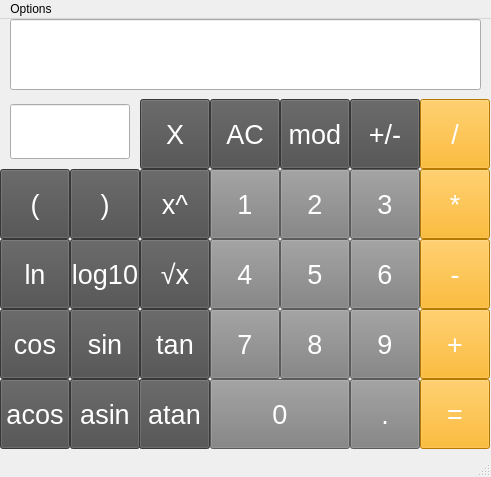
<?xml version="1.0" encoding="UTF-8"?>
<ui version="4.0">
 <class>MainWindow</class>
 <widget class="QMainWindow" name="MainWindow">
  <property name="geometry">
   <rect>
    <x>0</x>
    <y>0</y>
    <width>491</width>
    <height>477</height>
   </rect>
  </property>
  <property name="sizePolicy">
   <sizepolicy hsizetype="Fixed" vsizetype="Fixed">
    <horstretch>0</horstretch>
    <verstretch>0</verstretch>
   </sizepolicy>
  </property>
  <property name="windowTitle">
   <string>MainWindow</string>
  </property>
  <widget class="QWidget" name="centralwidget">
   <widget class="QPushButton" name="pushButton_1">
    <property name="geometry">
     <rect>
      <x>210</x>
      <y>150</y>
      <width>70</width>
      <height>70</height>
     </rect>
    </property>
    <property name="font">
     <font>
      <pointsize>20</pointsize>
     </font>
    </property>
    <property name="styleSheet">
     <string notr="true">QPushButton {
  background-color: rgb(128, 128, 128);
  color: white;
}
</string>
    </property>
    <property name="text">
     <string>1</string>
    </property>
   </widget>
   <widget class="QPushButton" name="pushButton_2">
    <property name="geometry">
     <rect>
      <x>280</x>
      <y>150</y>
      <width>70</width>
      <height>70</height>
     </rect>
    </property>
    <property name="font">
     <font>
      <pointsize>20</pointsize>
     </font>
    </property>
    <property name="styleSheet">
     <string notr="true">QPushButton {
  background-color: rgb(128, 128, 128);
  color: white;
}
</string>
    </property>
    <property name="text">
     <string>2</string>
    </property>
   </widget>
   <widget class="QPushButton" name="pushButton_3">
    <property name="geometry">
     <rect>
      <x>350</x>
      <y>150</y>
      <width>70</width>
      <height>70</height>
     </rect>
    </property>
    <property name="font">
     <font>
      <pointsize>20</pointsize>
     </font>
    </property>
    <property name="styleSheet">
     <string notr="true">QPushButton {
  background-color: rgb(128, 128, 128);
  color: white;
}
</string>
    </property>
    <property name="text">
     <string>3</string>
    </property>
   </widget>
   <widget class="QPushButton" name="pushButton_6">
    <property name="geometry">
     <rect>
      <x>350</x>
      <y>220</y>
      <width>70</width>
      <height>70</height>
     </rect>
    </property>
    <property name="font">
     <font>
      <pointsize>20</pointsize>
     </font>
    </property>
    <property name="styleSheet">
     <string notr="true">QPushButton {
  background-color: rgb(128, 128, 128);
  color: white;
}
</string>
    </property>
    <property name="text">
     <string>6</string>
    </property>
   </widget>
   <widget class="QPushButton" name="pushButton_4">
    <property name="geometry">
     <rect>
      <x>210</x>
      <y>220</y>
      <width>70</width>
      <height>70</height>
     </rect>
    </property>
    <property name="font">
     <font>
      <pointsize>20</pointsize>
     </font>
    </property>
    <property name="styleSheet">
     <string notr="true">QPushButton {
  background-color: rgb(128, 128, 128);
  color: white;
}
</string>
    </property>
    <property name="text">
     <string>4</string>
    </property>
   </widget>
   <widget class="QPushButton" name="pushButton_5">
    <property name="geometry">
     <rect>
      <x>280</x>
      <y>220</y>
      <width>70</width>
      <height>70</height>
     </rect>
    </property>
    <property name="font">
     <font>
      <pointsize>20</pointsize>
     </font>
    </property>
    <property name="styleSheet">
     <string notr="true">QPushButton {
  background-color: rgb(128, 128, 128);
  color: white;
}
</string>
    </property>
    <property name="text">
     <string>5</string>
    </property>
   </widget>
   <widget class="QPushButton" name="pushButton_9">
    <property name="geometry">
     <rect>
      <x>350</x>
      <y>290</y>
      <width>70</width>
      <height>70</height>
     </rect>
    </property>
    <property name="font">
     <font>
      <pointsize>20</pointsize>
     </font>
    </property>
    <property name="styleSheet">
     <string notr="true">QPushButton {
  background-color: rgb(128, 128, 128);
  color: white;
}
</string>
    </property>
    <property name="text">
     <string>9</string>
    </property>
   </widget>
   <widget class="QPushButton" name="pushButton_7">
    <property name="geometry">
     <rect>
      <x>210</x>
      <y>290</y>
      <width>70</width>
      <height>70</height>
     </rect>
    </property>
    <property name="font">
     <font>
      <pointsize>20</pointsize>
     </font>
    </property>
    <property name="styleSheet">
     <string notr="true">QPushButton {
  background-color: rgb(128, 128, 128);
  color: white;
}
</string>
    </property>
    <property name="text">
     <string>7</string>
    </property>
   </widget>
   <widget class="QPushButton" name="pushButton_8">
    <property name="geometry">
     <rect>
      <x>280</x>
      <y>290</y>
      <width>70</width>
      <height>70</height>
     </rect>
    </property>
    <property name="font">
     <font>
      <pointsize>20</pointsize>
     </font>
    </property>
    <property name="styleSheet">
     <string notr="true">QPushButton {
  background-color: rgb(128, 128, 128);
  color: white;
}
</string>
    </property>
    <property name="text">
     <string>8</string>
    </property>
   </widget>
   <widget class="QPushButton" name="pushButton_point">
    <property name="geometry">
     <rect>
      <x>350</x>
      <y>360</y>
      <width>70</width>
      <height>70</height>
     </rect>
    </property>
    <property name="font">
     <font>
      <pointsize>20</pointsize>
     </font>
    </property>
    <property name="styleSheet">
     <string notr="true">QPushButton {
  background-color: rgb(128, 128, 128);
  color: white;
}
</string>
    </property>
    <property name="text">
     <string>.</string>
    </property>
   </widget>
   <widget class="QPushButton" name="pushButton_0">
    <property name="geometry">
     <rect>
      <x>210</x>
      <y>360</y>
      <width>140</width>
      <height>70</height>
     </rect>
    </property>
    <property name="font">
     <font>
      <pointsize>20</pointsize>
     </font>
    </property>
    <property name="styleSheet">
     <string notr="true">QPushButton {
  background-color: rgb(128, 128, 128);
  color: white;
}
</string>
    </property>
    <property name="text">
     <string>0</string>
    </property>
   </widget>
   <widget class="QPushButton" name="pushButton_minus">
    <property name="geometry">
     <rect>
      <x>420</x>
      <y>220</y>
      <width>70</width>
      <height>70</height>
     </rect>
    </property>
    <property name="font">
     <font>
      <pointsize>20</pointsize>
     </font>
    </property>
    <property name="styleSheet">
     <string notr="true">QPushButton {
  background-color: rgb(255, 170, 0);
  color: white;
}
</string>
    </property>
    <property name="text">
     <string>-</string>
    </property>
   </widget>
   <widget class="QPushButton" name="pushButton_multi">
    <property name="geometry">
     <rect>
      <x>420</x>
      <y>150</y>
      <width>70</width>
      <height>70</height>
     </rect>
    </property>
    <property name="font">
     <font>
      <pointsize>20</pointsize>
     </font>
    </property>
    <property name="styleSheet">
     <string notr="true">QPushButton {
  background-color: rgb(255, 170, 0);
  color: white;
}
</string>
    </property>
    <property name="text">
     <string>*</string>
    </property>
   </widget>
   <widget class="QPushButton" name="pushButton_plus">
    <property name="geometry">
     <rect>
      <x>420</x>
      <y>290</y>
      <width>70</width>
      <height>70</height>
     </rect>
    </property>
    <property name="font">
     <font>
      <pointsize>20</pointsize>
     </font>
    </property>
    <property name="styleSheet">
     <string notr="true">QPushButton {
  background-color: rgb(255, 170, 0);
  color: white;
}
</string>
    </property>
    <property name="text">
     <string>+</string>
    </property>
   </widget>
   <widget class="QPushButton" name="pushButton_res">
    <property name="geometry">
     <rect>
      <x>420</x>
      <y>360</y>
      <width>70</width>
      <height>70</height>
     </rect>
    </property>
    <property name="font">
     <font>
      <pointsize>20</pointsize>
     </font>
    </property>
    <property name="styleSheet">
     <string notr="true">QPushButton {
  background-color: rgb(255, 170, 0);
  color: white;
}
</string>
    </property>
    <property name="text">
     <string>=</string>
    </property>
   </widget>
   <widget class="QPushButton" name="pushButton_un_minus">
    <property name="geometry">
     <rect>
      <x>350</x>
      <y>80</y>
      <width>70</width>
      <height>70</height>
     </rect>
    </property>
    <property name="font">
     <font>
      <pointsize>20</pointsize>
     </font>
    </property>
    <property name="styleSheet">
     <string notr="true">QPushButton {
  background-color: rgb(77, 77, 77);
  color: white;
}
</string>
    </property>
    <property name="text">
     <string>+/-</string>
    </property>
   </widget>
   <widget class="QPushButton" name="pushButton_reset">
    <property name="geometry">
     <rect>
      <x>210</x>
      <y>80</y>
      <width>70</width>
      <height>70</height>
     </rect>
    </property>
    <property name="font">
     <font>
      <pointsize>20</pointsize>
     </font>
    </property>
    <property name="styleSheet">
     <string notr="true">QPushButton {
  background-color: rgb(77, 77, 77);
  color: white;
}
</string>
    </property>
    <property name="text">
     <string>AC</string>
    </property>
   </widget>
   <widget class="QPushButton" name="pushButton_del">
    <property name="geometry">
     <rect>
      <x>420</x>
      <y>80</y>
      <width>70</width>
      <height>70</height>
     </rect>
    </property>
    <property name="font">
     <font>
      <pointsize>20</pointsize>
     </font>
    </property>
    <property name="styleSheet">
     <string notr="true">QPushButton {
  background-color: rgb(255, 170, 0);
  color: white;
}
</string>
    </property>
    <property name="text">
     <string>/</string>
    </property>
   </widget>
   <widget class="QPushButton" name="pushButton_mod">
    <property name="geometry">
     <rect>
      <x>280</x>
      <y>80</y>
      <width>70</width>
      <height>70</height>
     </rect>
    </property>
    <property name="font">
     <font>
      <pointsize>20</pointsize>
     </font>
    </property>
    <property name="styleSheet">
     <string notr="true">QPushButton {
  background-color: rgb(77, 77, 77);
  color: white;
}
</string>
    </property>
    <property name="text">
     <string>mod</string>
    </property>
   </widget>
   <widget class="QPushButton" name="pushButton_tan">
    <property name="geometry">
     <rect>
      <x>140</x>
      <y>290</y>
      <width>70</width>
      <height>70</height>
     </rect>
    </property>
    <property name="font">
     <font>
      <pointsize>20</pointsize>
     </font>
    </property>
    <property name="styleSheet">
     <string notr="true">QPushButton {
  background-color: rgb(77, 77, 77);
  color: white;
}
</string>
    </property>
    <property name="text">
     <string>tan</string>
    </property>
   </widget>
   <widget class="QPushButton" name="pushButton_sqrt">
    <property name="geometry">
     <rect>
      <x>140</x>
      <y>220</y>
      <width>70</width>
      <height>70</height>
     </rect>
    </property>
    <property name="font">
     <font>
      <pointsize>20</pointsize>
     </font>
    </property>
    <property name="styleSheet">
     <string notr="true">QPushButton {
  background-color: rgb(77, 77, 77);
  color: white;
}
</string>
    </property>
    <property name="text">
     <string>√x</string>
    </property>
   </widget>
   <widget class="QPushButton" name="pushButton_atan">
    <property name="geometry">
     <rect>
      <x>139</x>
      <y>360</y>
      <width>71</width>
      <height>70</height>
     </rect>
    </property>
    <property name="font">
     <font>
      <pointsize>20</pointsize>
     </font>
    </property>
    <property name="styleSheet">
     <string notr="true">QPushButton {
  background-color: rgb(77, 77, 77);
  color: white;
}
</string>
    </property>
    <property name="text">
     <string>atan</string>
    </property>
   </widget>
   <widget class="QPushButton" name="pushButton_acos">
    <property name="geometry">
     <rect>
      <x>0</x>
      <y>360</y>
      <width>70</width>
      <height>70</height>
     </rect>
    </property>
    <property name="font">
     <font>
      <pointsize>20</pointsize>
     </font>
    </property>
    <property name="styleSheet">
     <string notr="true">QPushButton {
  background-color: rgb(77, 77, 77);
  color: white;
}
</string>
    </property>
    <property name="text">
     <string>acos</string>
    </property>
   </widget>
   <widget class="QPushButton" name="pushButton_asin">
    <property name="geometry">
     <rect>
      <x>70</x>
      <y>360</y>
      <width>70</width>
      <height>70</height>
     </rect>
    </property>
    <property name="font">
     <font>
      <pointsize>20</pointsize>
     </font>
    </property>
    <property name="styleSheet">
     <string notr="true">QPushButton {
  background-color: rgb(77, 77, 77);
  color: white;
}
</string>
    </property>
    <property name="text">
     <string>asin</string>
    </property>
   </widget>
   <widget class="QPushButton" name="pushButton_log">
    <property name="geometry">
     <rect>
      <x>70</x>
      <y>220</y>
      <width>70</width>
      <height>70</height>
     </rect>
    </property>
    <property name="font">
     <font>
      <pointsize>20</pointsize>
     </font>
    </property>
    <property name="styleSheet">
     <string notr="true">QPushButton {
  background-color: rgb(77, 77, 77);
  color: white;
}
</string>
    </property>
    <property name="text">
     <string>log10</string>
    </property>
   </widget>
   <widget class="QPushButton" name="pushButton_o_bracket">
    <property name="geometry">
     <rect>
      <x>0</x>
      <y>150</y>
      <width>70</width>
      <height>70</height>
     </rect>
    </property>
    <property name="font">
     <font>
      <pointsize>20</pointsize>
     </font>
    </property>
    <property name="styleSheet">
     <string notr="true">QPushButton {
  background-color: rgb(77, 77, 77);
  color: white;
}
</string>
    </property>
    <property name="text">
     <string>(</string>
    </property>
   </widget>
   <widget class="QPushButton" name="pushButton_cos">
    <property name="geometry">
     <rect>
      <x>0</x>
      <y>290</y>
      <width>70</width>
      <height>70</height>
     </rect>
    </property>
    <property name="font">
     <font>
      <pointsize>20</pointsize>
     </font>
    </property>
    <property name="styleSheet">
     <string notr="true">QPushButton {
  background-color: rgb(77, 77, 77);
  color: white;
}
</string>
    </property>
    <property name="text">
     <string>cos</string>
    </property>
   </widget>
   <widget class="QPushButton" name="pushButton_sin">
    <property name="geometry">
     <rect>
      <x>70</x>
      <y>290</y>
      <width>70</width>
      <height>70</height>
     </rect>
    </property>
    <property name="font">
     <font>
      <pointsize>20</pointsize>
     </font>
    </property>
    <property name="styleSheet">
     <string notr="true">QPushButton {
  background-color: rgb(77, 77, 77);
  color: white;
}
</string>
    </property>
    <property name="text">
     <string>sin</string>
    </property>
   </widget>
   <widget class="QPushButton" name="pushButton_ln">
    <property name="geometry">
     <rect>
      <x>0</x>
      <y>220</y>
      <width>70</width>
      <height>70</height>
     </rect>
    </property>
    <property name="font">
     <font>
      <pointsize>20</pointsize>
     </font>
    </property>
    <property name="styleSheet">
     <string notr="true">QPushButton {
  background-color: rgb(77, 77, 77);
  color: white;
}
</string>
    </property>
    <property name="text">
     <string>ln</string>
    </property>
   </widget>
   <widget class="QPushButton" name="pushButton_c_bracket">
    <property name="geometry">
     <rect>
      <x>70</x>
      <y>150</y>
      <width>70</width>
      <height>70</height>
     </rect>
    </property>
    <property name="font">
     <font>
      <pointsize>20</pointsize>
     </font>
    </property>
    <property name="styleSheet">
     <string notr="true">QPushButton {
  background-color: rgb(77, 77, 77);
  color: white;
}
</string>
    </property>
    <property name="text">
     <string>)</string>
    </property>
   </widget>
   <widget class="QPushButton" name="pushButton_pow">
    <property name="geometry">
     <rect>
      <x>140</x>
      <y>150</y>
      <width>70</width>
      <height>70</height>
     </rect>
    </property>
    <property name="font">
     <font>
      <pointsize>20</pointsize>
     </font>
    </property>
    <property name="styleSheet">
     <string notr="true">QPushButton {
  background-color: rgb(77, 77, 77);
  color: white;
}
</string>
    </property>
    <property name="text">
     <string>x^</string>
    </property>
   </widget>
   <widget class="QPushButton" name="pushButton_X">
    <property name="geometry">
     <rect>
      <x>140</x>
      <y>80</y>
      <width>70</width>
      <height>70</height>
     </rect>
    </property>
    <property name="font">
     <font>
      <pointsize>20</pointsize>
     </font>
    </property>
    <property name="styleSheet">
     <string notr="true">QPushButton {
  background-color: rgb(77, 77, 77);
  color: white;
}
</string>
    </property>
    <property name="text">
     <string>X</string>
    </property>
   </widget>
   <widget class="QLineEdit" name="result_show">
    <property name="geometry">
     <rect>
      <x>10</x>
      <y>0</y>
      <width>471</width>
      <height>71</height>
     </rect>
    </property>
    <property name="sizePolicy">
     <sizepolicy hsizetype="Minimum" vsizetype="Preferred">
      <horstretch>0</horstretch>
      <verstretch>0</verstretch>
     </sizepolicy>
    </property>
    <property name="font">
     <font>
      <pointsize>40</pointsize>
      <bold>false</bold>
      <stylestrategy>PreferDefault</stylestrategy>
     </font>
    </property>
    <property name="cursor">
     <cursorShape>IBeamCursor</cursorShape>
    </property>
    <property name="tabletTracking">
     <bool>false</bool>
    </property>
    <property name="contextMenuPolicy">
     <enum>Qt::DefaultContextMenu</enum>
    </property>
    <property name="toolTip">
     <string>&lt;html&gt;&lt;head/&gt;&lt;body&gt;&lt;p align=&quot;right&quot;&gt;&lt;br/&gt;&lt;/p&gt;&lt;/body&gt;&lt;/html&gt;</string>
    </property>
    <property name="layoutDirection">
     <enum>Qt::LeftToRight</enum>
    </property>
    <property name="autoFillBackground">
     <bool>false</bool>
    </property>
    <property name="styleSheet">
     <string notr="true">QLabel {
 border: 0px;
}</string>
    </property>
    <property name="text">
     <string/>
    </property>
    <property name="alignment">
     <set>Qt::AlignRight|Qt::AlignTrailing|Qt::AlignVCenter</set>
    </property>
   </widget>
   <widget class="QLineEdit" name="strx">
    <property name="geometry">
     <rect>
      <x>10</x>
      <y>85</y>
      <width>120</width>
      <height>55</height>
     </rect>
    </property>
    <property name="styleSheet">
     <string notr="true">QLabel {
 border: 0px;
}</string>
    </property>
    <property name="alignment">
     <set>Qt::AlignRight|Qt::AlignTrailing|Qt::AlignVCenter</set>
    </property>
   </widget>
  </widget>
  <widget class="QMenuBar" name="menubar">
   <property name="geometry">
    <rect>
     <x>0</x>
     <y>0</y>
     <width>491</width>
     <height>24</height>
    </rect>
   </property>
   <widget class="QMenu" name="menuOptions">
    <property name="title">
     <string>Options</string>
    </property>
    <addaction name="actionDeposit_calculator"/>
    <addaction name="actionCredit_Calculator"/>
    <addaction name="actionGraphs"/>
   </widget>
   <addaction name="menuOptions"/>
  </widget>
  <widget class="QStatusBar" name="statusBar"/>
  <action name="actionDeposit_calculator">
   <property name="text">
    <string>Deposit Calculator</string>
   </property>
  </action>
  <action name="actionCredit_Calculator">
   <property name="text">
    <string>Credit Calculator</string>
   </property>
  </action>
  <action name="actionGraphs">
   <property name="text">
    <string>Graphs</string>
   </property>
  </action>
 </widget>
 <resources/>
 <connections/>
</ui>
